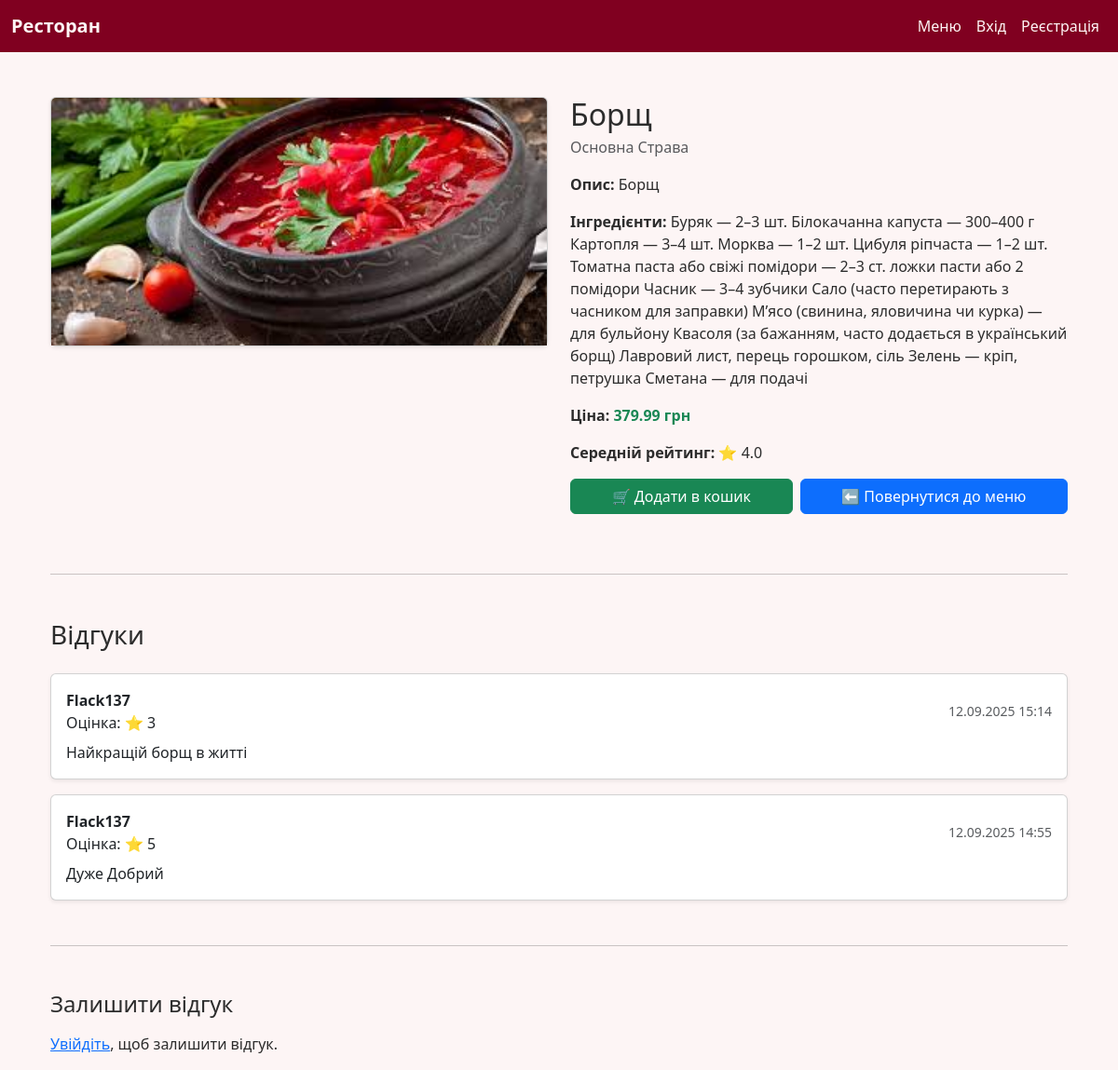
The app's page /dish/2/ with its own data.
### restaurant_application/models.py (models this page shows, shortened)
class Dish(models.Model):
    name = models.CharField(max_length=200, verbose_name="Назва")
    category = models.ForeignKey(Category, on_delete=models.CASCADE, verbose_name="Категорія")
    description = models.TextField(verbose_name="Опис")
    ingredients = models.TextField(verbose_name="Інгредієнти")
    price = models.DecimalField(max_digits=6, decimal_places=2, verbose_name="Ціна")
    image = models.ImageField(upload_to='dishes/', blank=True, null=True, verbose_name="Зображення")
    available = models.BooleanField(default=True, verbose_name="Доступна")
    @property
    def average_rating(self):
        reviews = self.reviews.all()
        if reviews.exists():
            avg = sum(r.rating for r in reviews) / reviews.count()
            return round(avg, 1)
        return None

class Category(models.Model):
    name = models.CharField(max_length=100, verbose_name="Категорія")

class Review(models.Model):
    user = models.ForeignKey(User, on_delete=models.CASCADE, verbose_name="Користувач")
    dish = models.ForeignKey(Dish, on_delete=models.CASCADE, verbose_name="Страва", related_name='reviews')
    rating = models.PositiveIntegerField(default=5, verbose_name="Оцінка")
    comment = models.TextField(verbose_name="Коментар")
    created_at = models.DateTimeField(auto_now_add=True, verbose_name="Створено")

### restaurant_application/views.py (the view)
# urls.py: path("dish/<int:dish_id>/", views.dish_detail, name="dish_detail"),
def dish_detail(request, dish_id):
    dish = get_object_or_404(Dish, id=dish_id)
    reviews = dish.reviews.all().order_by("-created_at")
    if request.method == "POST":
        if request.user.is_authenticated:
            form = ReviewForm(request.POST)
            if form.is_valid():
                review = form.save(commit=False)
                review.dish = dish
                review.user = request.user
                review.save()
                return redirect("dish_detail", dish_id=dish.id)
        else:
            return redirect("login")
    else:
        form = ReviewForm()
    return render(request, "restaurant_application/dish_detail.html", {
        "dish": dish,
        "reviews": reviews,
        "form": form,
    })

### templates/restaurant_application/dish_detail.html (shortened to what this page needs)
{% extends "base.html" %}
{% block content %}
<div class="container mt-5">
    <div class="row">
        <div class="col-md-6">
            <div class="card shadow-sm">
                {% if dish.image %}
                    <img src="{{ dish.image.url }}" class="card-img-top" alt="{{ dish.name }}">
                {% else %}
                    <img src="https://via.placeholder.com/500x300" class="card-img-top" alt="Немає фото">
                {% endif %}
            </div>
        </div>
        <div class="col-md-6">
            <h2 class="mb-1">{{ dish.name }}</h2>
            <p class="text-muted mb-3">{{ dish.category.name }}</p>
            <p><strong>Опис:</strong> {{ dish.description }}</p>
            <p><strong>Інгредієнти:</strong> {{ dish.ingredients }}</p>
            <p><strong>Ціна:</strong> <span class="text-success fw-bold">{{ dish.price }} грн</span></p>
            {% if dish.average_rating %}
                <p><strong>Середній рейтинг:</strong> ⭐ {{ dish.average_rating }}</p>
            {% else %}
                <p class="text-muted">Поки немає оцінок</p>
            {% endif %}
            <div class="d-flex gap-2 my-3">
                {% if dish.available %}
                    <a href="{% url 'add_to_cart' dish.id %}" class="btn btn-success flex-fill">
                        🛒 Додати в кошик
                    </a>
                {% else %}
                    <button class="btn btn-secondary flex-fill" disabled>Немає в наявності</button>
                {% endif %}
                <a href="{% url 'menu' %}" class="btn btn-primary flex-fill">⬅ Повернутися до меню</a>
            </div>
        </div>
    </div>
    <hr class="my-5">
    <div class="reviews">
        <h3 class="mb-4">Відгуки</h3>
        {% for review in reviews %}
            <div class="card mb-3 shadow-sm">
                <div class="card-body">
                    <div class="d-flex justify-content-between align-items-center">
                        <div>
                            <strong>{{ review.user.username }}</strong>
                            <div>Оцінка: ⭐ {{ review.rating }}</div>
                        </div>
                        <small class="text-muted">{{ review.created_at|date:"d.m.Y H:i" }}</small>
                    </div>
                    <p class="mt-2 mb-0">{{ review.comment }}</p>
                </div>
            </div>
        {% empty %}
            <p class="text-muted">Відгуків поки немає.</p>
        {% endfor %}
    </div>
    <hr class="my-5">
    <div class="leave-review">
        <h4 class="mb-3">Залишити відгук</h4>
        {% if user.is_authenticated %}
            <form method="post">
                {% csrf_token %}
                <div class="mb-3">
                    <label for="comment" class="form-label">Ваш відгук:</label>
                    <textarea name="comment" id="comment" rows="3" class="form-control" required></textarea>
                </div>
                <div class="mb-3">
                    <label class="form-label d-block">Оцінка:</label>
                    <div class="rating-buttons">
                        {% for i in "12345" %}
                            <input type="radio" id="rate{{ i }}" name="rating" value="{{ i }}" required>
                            <label for="rate{{ i }}">{{ i }}</label>
                        {% endfor %}
                    </div>
                </div>
                <button type="submit" class="btn btn-primary">Надіслати</button>
            </form>
        {% else %}
            <p><a href="{% url 'login' %}">Увійдіть</a>, щоб залишити відгук.</p>
        {% endif %}
    </div>
</div>
{% endblock %}

### templates/base.html (style rules this page uses)
body { background-color: #fdf5f5; color: #2c2c2c; }

### records on screen
Dish: image (picture), name "Борщ", category.name "Основна Страва", description "Борщ", ingredients "Буряк — 2–3 шт. Білокачанна капуста — 300–400 г Картопля — 3–4 шт. Морква — 1–2 шт. Цибуля ріпчаста — 1–2 шт. Томатна паста або свіжі помідори — 2–3 ст. ложки пасти або 2 помідори Часник — 3–4 зубчики Сало (часто перетирають з часником для заправки) М’ясо (свинина, яловичина чи курка) — для бульйону Квасоля (за бажанням, часто додається в український борщ) Лавровий лист, перець горошком, сіль Зелень — кріп, петрушка Сметана — для подачі", price "379.99", average_rating "4.0"
Review: user.username "Flack137", rating "3", created_at "12.09.2025 15:14", comment "Найкращій борщ в житті"
Review: user.username "Flack137", rating "5", created_at "12.09.2025 14:55", comment "Дуже Добрий"
